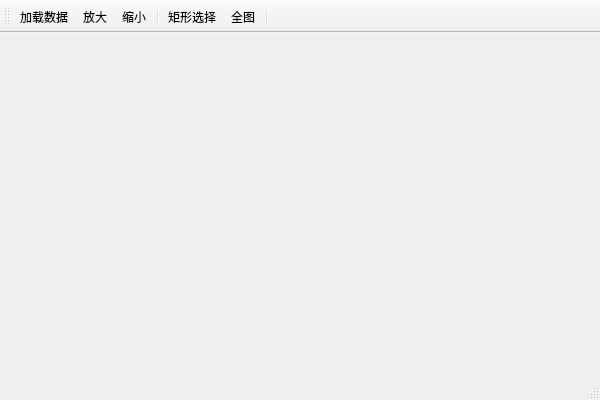
<?xml version="1.0" encoding="UTF-8"?>
<ui version="4.0">
 <class>MainWindowClass</class>
 <widget class="QMainWindow" name="MainWindowClass">
  <property name="geometry">
   <rect>
    <x>0</x>
    <y>0</y>
    <width>600</width>
    <height>400</height>
   </rect>
  </property>
  <property name="windowTitle">
   <string>AddData</string>
  </property>
  <widget class="QWidget" name="centralWidget">
   <layout class="QGridLayout" name="gridLayout"/>
  </widget>
  <widget class="QToolBar" name="mainToolBar">
   <attribute name="toolBarArea">
    <enum>TopToolBarArea</enum>
   </attribute>
   <attribute name="toolBarBreak">
    <bool>false</bool>
   </attribute>
   <addaction name="actionAddData"/>
   <addaction name="actionViewin"/>
   <addaction name="actionViewout"/>
   <addaction name="separator"/>
   <addaction name="actionSelectByEnvelope"/>
   <addaction name="actionFullView"/>
   <addaction name="separator"/>
  </widget>
  <widget class="QStatusBar" name="statusBar">
   <property name="enabled">
    <bool>false</bool>
   </property>
  </widget>
  <widget class="QMenuBar" name="menuBar">
   <property name="geometry">
    <rect>
     <x>0</x>
     <y>0</y>
     <width>600</width>
     <height>23</height>
    </rect>
   </property>
  </widget>
  <action name="actionViewin">
   <property name="text">
    <string>放大</string>
   </property>
   <property name="toolTip">
    <string>放大</string>
   </property>
  </action>
  <action name="actionViewout">
   <property name="text">
    <string>缩小</string>
   </property>
   <property name="toolTip">
    <string>缩小</string>
   </property>
  </action>
  <action name="actionMappan">
   <property name="text">
    <string>漫游</string>
   </property>
   <property name="toolTip">
    <string>漫游</string>
   </property>
  </action>
  <action name="actionSelectByEnvelope">
   <property name="text">
    <string>矩形选择</string>
   </property>
   <property name="toolTip">
    <string>矩形选择</string>
   </property>
  </action>
  <action name="actionFullView">
   <property name="text">
    <string>全图</string>
   </property>
   <property name="toolTip">
    <string>全图</string>
   </property>
  </action>
  <action name="actionAddData">
   <property name="text">
    <string>加载数据</string>
   </property>
   <property name="toolTip">
    <string>加载数据</string>
   </property>
  </action>
 </widget>
 <layoutdefault spacing="6" margin="11"/>
 <resources>
  <include location="mainwindow.qrc"/>
 </resources>
 <connections/>
</ui>
